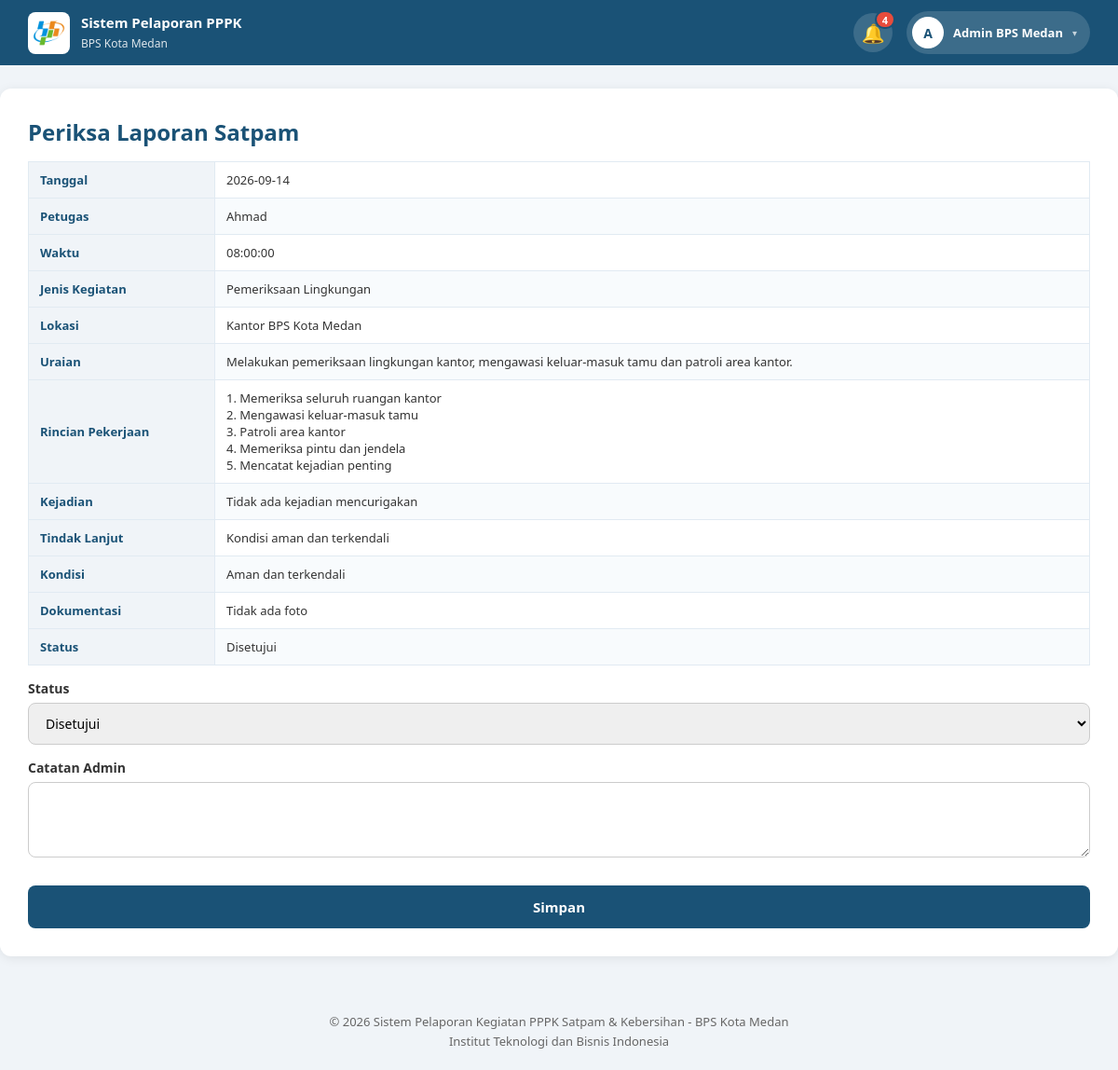
The app's page /admin/periksa_laporan.php?id=1&jenis=satpam (signed in) with its own data.
### tables this page shows
CREATE TABLE laporan_satpam (
    id_laporan INT(11) AUTO_INCREMENT PRIMARY KEY,
    id_petugas INT(11) NOT NULL,
    tanggal DATE NOT NULL,
    waktu TIME NOT NULL,
    jenis_kegiatan VARCHAR(100) NOT NULL,
    rincian_pekerjaan TEXT NOT NULL,
    lokasi VARCHAR(100) NOT NULL,
    uraian TEXT NOT NULL,
    kejadian TEXT,
    tindak_lanjut TEXT,
    kondisi VARCHAR(100) NOT NULL,
    dokumentasi VARCHAR(255),
    status ENUM('Diajukan','Disetujui','Perlu Perbaikan') DEFAULT 'Diajukan',
    catatan_admin TEXT,
    diperiksa_oleh INT(11) NULL,
    diperiksa_pada TIMESTAMP NULL,
    kode_verifikasi VARCHAR(20) NULL,
    created_at TIMESTAMP DEFAULT CURRENT_TIMESTAMP,
    updated_at TIMESTAMP DEFAULT CURRENT_TIMESTAMP ON UPDATE CURRENT_TIMESTAMP,
    FOREIGN KEY (id_petugas) REFERENCES petugas(id_petugas) ON DELETE CASCADE
);

CREATE TABLE petugas (
    id_petugas INT(11) AUTO_INCREMENT PRIMARY KEY,
    nama VARCHAR(100) NOT NULL,
    kategori_tugas ENUM('satpam','kebersihan') NOT NULL,
    username VARCHAR(50) NOT NULL UNIQUE,
    password VARCHAR(255) NOT NULL,
    avatar VARCHAR(255) NULL,
    email VARCHAR(100),
    no_hp VARCHAR(20),
    created_at TIMESTAMP DEFAULT CURRENT_TIMESTAMP
);

### admin/periksa_laporan.php (the view, shortened to what this page needs)
<?php
include '../config/database.php';
$id = $_GET['id'];
$jenis = $_GET['jenis'];
if ($jenis == 'satpam') {
    $stmt = $pdo->prepare("SELECT l.*, p.nama, p.email, p.no_hp FROM laporan_satpam l
                           JOIN petugas p ON l.id_petugas = p.id_petugas WHERE l.id_laporan = ?");
} else {
    $stmt = $pdo->prepare("SELECT l.*, p.nama, p.email, p.no_hp FROM laporan_kebersihan l
                           JOIN petugas p ON l.id_petugas = p.id_petugas WHERE l.id_laporan = ?");
}
$stmt->execute([$id]);
$data = $stmt->fetch();
?>
<!DOCTYPE html>
<html>
<head>
    <link rel="stylesheet" href="../assets/css/style.css">
</head>
<body>
<?php include '../includes/header.php'; ?>
<div class="container">
    <h2>Periksa Laporan <?= ucfirst($jenis) ?></h2>
    <table class="detail">
        <tr><td>Tanggal</td><td><?= htmlspecialchars($data['tanggal']) ?></td></tr>
        <tr><td>Petugas</td><td><?= htmlspecialchars($data['nama']) ?></td></tr>
        <?php if ($jenis == 'satpam'): ?>
            <tr><td>Waktu</td><td><?= htmlspecialchars($data['waktu']) ?></td></tr>
            <tr><td>Jenis Kegiatan</td><td><?= htmlspecialchars($data['jenis_kegiatan']) ?></td></tr>
            <tr><td>Lokasi</td><td><?= htmlspecialchars($data['lokasi']) ?></td></tr>
            <tr><td>Uraian</td><td><?= htmlspecialchars($data['uraian']) ?></td></tr>
            <tr><td>Rincian Pekerjaan</td><td><?= nl2br(htmlspecialchars($data['rincian_pekerjaan'])) ?></td></tr>
            <tr><td>Kejadian</td><td><?= htmlspecialchars($data['kejadian']) ?></td></tr>
            <tr><td>Tindak Lanjut</td><td><?= htmlspecialchars($data['tindak_lanjut']) ?></td></tr>
        <?php endif; ?>
        <tr><td>Kondisi</td><td><?= htmlspecialchars($data['kondisi']) ?></td></tr>
        <tr><td>Dokumentasi</td><td>
            <?php if ($data['dokumentasi']): ?>
                <img src="../uploads/dokumentasi/<?= htmlspecialchars($data['dokumentasi']) ?>" width="300">
            <?php else: ?>Tidak ada foto<?php endif; ?>
        </td></tr>
        <tr><td>Status</td><td><?= $data['status'] ?></td></tr>
    </table>
    <form action="update_status.php" method="POST">
        <label>Status</label>
        <select name="status" required>
            <option value="Disetujui">Disetujui</option>
        </select>
        <label>Catatan Admin</label>
        <textarea name="catatan_admin" rows="3"></textarea>
        <button type="submit">Simpan</button>
    </form>
</div>
<?php include '../includes/footer.php'; ?>
</body>
</html>

### assets/css/style.css (style rules this page uses)
* { margin: 0; padding: 0; box-sizing: border-box; font-family: 'Segoe UI', Tahoma, sans-serif; }
body { background: #f0f4f8; color: #333; }
form label { display: block; text-align: left; margin-top: 15px; font-weight: 600; font-size: 14px; }
form input, form select, form textarea { width: 100%; padding: 11px 14px; margin-top: 6px; border: 1px solid #ccc; border-radius: 8px; font-size: 14px; }
form button { margin-top: 25px; width: 100%; padding: 13px; background: #1a5276; color: #fff; border: none; border-radius: 8px; font-size: 15px; font-weight: 600; cursor: pointer; }
.container { max-width: 1200px; margin: 25px auto; background: #fff; padding: 30px; border-radius: 12px; box-shadow: 0 2px 12px rgba(0,0,0,0.08); }
.container h2 { color: #1a5276; margin-bottom: 15px; }
table { width: 100%; border-collapse: collapse; margin-top: 15px; }
table th, table td { border: 1px solid #e1eaf2; padding: 10px 12px; text-align: left; font-size: 13px; }
table tr:nth-child(even) { background: #f8fbfd; }
table.detail td:first-child { width: 200px; font-weight: 600; background: #f0f4f8; color: #1a5276; }

### records on screen
laporan_satpam: tanggal "2026-09-14", id_petugas.nama "Ahmad", waktu "08:00:00", jenis_kegiatan "Pemeriksaan Lingkungan", lokasi "Kantor BPS Kota Medan", uraian "Melakukan pemeriksaan lingkungan kantor, mengawasi keluar-masuk tamu dan patroli area kantor.", rincian_pekerjaan "1. Memeriksa seluruh ruangan kantor 2. Mengawasi keluar-masuk tamu 3. Patroli area kantor 4. Memeriksa pintu dan jendela 5. Mencatat kejadian penting", kejadian "Tidak ada kejadian mencurigakan", tindak_lanjut "Kondisi aman dan terkendali", kondisi "Aman dan terkendali", status "Disetujui"

### other values on screen
$jumlah_notif "4"
substr($_SESSION['nama'] ?? 'G', 0, 1) "A"
$_SESSION['nama'] "Admin BPS Medan"
$jenis "Satpam"
